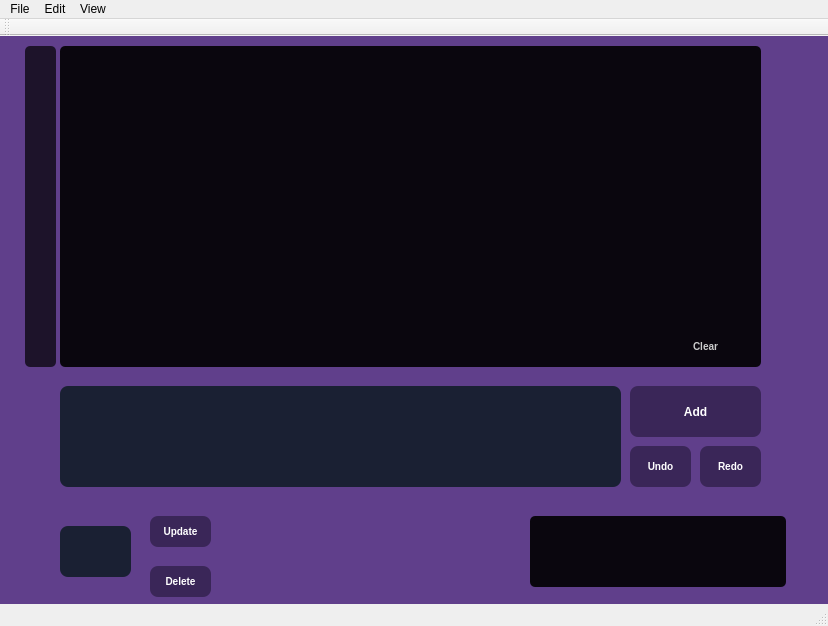
<?xml version="1.0" encoding="UTF-8"?>
<ui version="4.0">
 <class>MiniTexteditor</class>
 <widget class="QMainWindow" name="MiniTexteditor">
  <property name="geometry">
   <rect>
    <x>0</x>
    <y>0</y>
    <width>828</width>
    <height>626</height>
   </rect>
  </property>
  <property name="windowTitle">
   <string>text_editor_UI_test</string>
  </property>
  <property name="styleSheet">
   <string notr="true"/>
  </property>
  <widget class="QWidget" name="centralWidget">
   <widget class="QTextBrowser" name="textBrowser">
    <property name="geometry">
     <rect>
      <x>60</x>
      <y>10</y>
      <width>701</width>
      <height>321</height>
     </rect>
    </property>
    <property name="font">
     <font>
      <family>Yu Gothic UI Semibold</family>
      <pointsize>10</pointsize>
      <bold>true</bold>
     </font>
    </property>
    <property name="styleSheet">
     <string notr="true">
QWidget
{
background-color: #323B36;
	background :rgba(0,0,0,0.9);
	
	border: none;
	border-radius: 5px;
	padding: 5px;
color: #fff;

}
</string>
    </property>
   </widget>
   <widget class="QPlainTextEdit" name="plainTextEdit">
    <property name="geometry">
     <rect>
      <x>60</x>
      <y>350</y>
      <width>561</width>
      <height>101</height>
     </rect>
    </property>
    <property name="cursor" stdset="0">
     <cursorShape>IBeamCursor</cursorShape>
    </property>
    <property name="styleSheet">
     <string notr="true">QWidget
{
	background-color: #323B36;
	background :rgba(0,20,18,184.9);
	border: none;
	border-radius: 8px;
	padding: 5px;
color: #fff;
font-size: 20px;
}</string>
    </property>
   </widget>
   <widget class="QPushButton" name="Add">
    <property name="geometry">
     <rect>
      <x>630</x>
      <y>350</y>
      <width>131</width>
      <height>51</height>
     </rect>
    </property>
    <property name="cursor">
     <cursorShape>PointingHandCursor</cursorShape>
    </property>
    <property name="styleSheet">
     <string notr="true">QPushButton
{

	background-color: #B9A7BB;
background :rgba(0,0,10,100);
	color: #fff;
	font-size: 12px;
	font-weight: bold;
	border: none;
	border-radius: 8px;
	padding: 5px;


}
QPushButton::pressed
{
	background-color: qlineargradient(spread:pad, x1:0, y1:0.511, x2:1, y2:0.511, stop:0 rgba(0, 207, 179, 255),stop:1 rgba(70, 255, 230, 255));

}
QPushButton::hover
{
		background-color: #6d286e;

}</string>
    </property>
    <property name="text">
     <string>Add</string>
    </property>
   </widget>
   <widget class="QPushButton" name="Undo">
    <property name="geometry">
     <rect>
      <x>630</x>
      <y>410</y>
      <width>61</width>
      <height>41</height>
     </rect>
    </property>
    <property name="cursor">
     <cursorShape>PointingHandCursor</cursorShape>
    </property>
    <property name="styleSheet">
     <string notr="true">QPushButton
{
	background-color: #B9A7BB;
background :rgba(0,0,10,100);
	color: #fff;
	font-size: 10px;
	font-weight: bold;
	border: none;
	border-radius: 8px;
	padding: 5px;

}
QPushButton::pressed
{
	background-color: qlineargradient(spread:pad, x1:0, y1:0.511, x2:1, y2:0.511, stop:0 rgba(0, 207, 179, 255),stop:1 rgba(70, 255, 230, 255));

}
QPushButton::hover
{
		background-color: #6d286e;

}</string>
    </property>
    <property name="text">
     <string>Undo</string>
    </property>
   </widget>
   <widget class="QPushButton" name="Redo">
    <property name="geometry">
     <rect>
      <x>700</x>
      <y>410</y>
      <width>61</width>
      <height>41</height>
     </rect>
    </property>
    <property name="cursor">
     <cursorShape>PointingHandCursor</cursorShape>
    </property>
    <property name="styleSheet">
     <string notr="true">QPushButton
{
	background-color: #B9A7BB;
background :rgba(0,0,10,100);
	color: #fff;
	font-size: 10px;
	font-weight: bold;
	border: none;
	border-radius: 8px;
	padding: 5px;

}
QPushButton::pressed
{
	background-color: qlineargradient(spread:pad, x1:0, y1:0.511, x2:1, y2:0.511, stop:0 rgba(0, 207, 179, 255),stop:1 rgba(70, 255, 230, 255));

}
QPushButton::hover
{
	background-color: #6d286e;

}</string>
    </property>
    <property name="text">
     <string>Redo</string>
    </property>
   </widget>
   <widget class="QTextEdit" name="textEdit">
    <property name="geometry">
     <rect>
      <x>60</x>
      <y>490</y>
      <width>71</width>
      <height>51</height>
     </rect>
    </property>
    <property name="cursor" stdset="0">
     <cursorShape>IBeamCursor</cursorShape>
    </property>
    <property name="styleSheet">
     <string notr="true">
QWidget
{
	background-color: #323B36;
	background :rgba(0,20,18,184.9);
	border: none;
	border-radius: 8px;
	padding: 5px;
    color: #fff;
}
</string>
    </property>
   </widget>
   <widget class="QPushButton" name="clear">
    <property name="geometry">
     <rect>
      <x>660</x>
      <y>300</y>
      <width>91</width>
      <height>21</height>
     </rect>
    </property>
    <property name="styleSheet">
     <string notr="true">QPushButton
{
	background-color: #8733ff;
background :rgba(0,0,0,0);
	color: #CCC;
	font-size: 10px;

	font-weight: bold;
	border: none;
	border-radius: 8px;
	padding: 5px;

}
QPushButton::pressed
{
	background-color: qlineargradient(spread:pad, x1:0, y1:0.511, x2:1, y2:0.511, stop:0 rgba(0, 207, 179, 255),stop:1 rgba(70, 255, 230, 255));

}
QPushButton::hover
{
	color: #fff;

}</string>
    </property>
    <property name="text">
     <string>Clear</string>
    </property>
   </widget>
   <widget class="QPushButton" name="Delete">
    <property name="geometry">
     <rect>
      <x>150</x>
      <y>530</y>
      <width>61</width>
      <height>31</height>
     </rect>
    </property>
    <property name="cursor">
     <cursorShape>PointingHandCursor</cursorShape>
    </property>
    <property name="styleSheet">
     <string notr="true">QPushButton
{
	background-color: #B9A7BB;
background :rgba(0,0,10,100);
	color: #fff;
	font-size: 10px;
	font-weight: bold;
	border: none;
	border-radius: 8px;
	padding: 5px;

}
QPushButton::pressed
{
	background-color: qlineargradient(spread:pad, x1:0, y1:0.511, x2:1, y2:0.511, stop:0 rgba(0, 207, 179, 255),stop:1 rgba(70, 255, 230, 255));

}
QPushButton::hover
{
	background-color: #6d286e;

}</string>
    </property>
    <property name="text">
     <string>Delete</string>
    </property>
   </widget>
   <widget class="QPushButton" name="Update">
    <property name="geometry">
     <rect>
      <x>150</x>
      <y>480</y>
      <width>61</width>
      <height>31</height>
     </rect>
    </property>
    <property name="cursor">
     <cursorShape>PointingHandCursor</cursorShape>
    </property>
    <property name="styleSheet">
     <string notr="true">QPushButton
{
		background-color: #B9A7BB;
background :rgba(0,0,10,100);
	color: #fff;
	font-size: 10px;
	font-weight: bold;
	border: none;
	border-radius: 8px;
	padding: 5px;

}
QPushButton::pressed
{
	background-color: qlineargradient(spread:pad, x1:0, y1:0.511, x2:1, y2:0.511, stop:0 rgba(0, 207, 179, 255),stop:1 rgba(70, 255, 230, 255));

}
QPushButton::hover
{
		background-color: #6d286e;

}</string>
    </property>
    <property name="text">
     <string>Update</string>
    </property>
   </widget>
   <widget class="QLabel" name="label">
    <property name="geometry">
     <rect>
      <x>-60</x>
      <y>-40</y>
      <width>891</width>
      <height>611</height>
     </rect>
    </property>
    <property name="styleSheet">
     <string notr="true">QWidget
{
	background-color: #603F8B

}</string>
    </property>
    <property name="text">
     <string/>
    </property>
    <property name="pixmap">
     <pixmap>../../../Desktop/New folder/fin21al.jpg</pixmap>
    </property>
    <property name="scaledContents">
     <bool>true</bool>
    </property>
   </widget>
   <widget class="QTextBrowser" name="textBrowser_2">
    <property name="geometry">
     <rect>
      <x>530</x>
      <y>480</y>
      <width>256</width>
      <height>71</height>
     </rect>
    </property>
    <property name="font">
     <font>
      <family>Yu Gothic UI Semibold</family>
      <pointsize>16</pointsize>
      <bold>true</bold>
     </font>
    </property>
    <property name="cursor" stdset="0">
     <cursorShape>ArrowCursor</cursorShape>
    </property>
    <property name="styleSheet">
     <string notr="true">
QWidget
{
background-color: #323B36;
	background :rgba(0,0,0,0.9);
	
	border: none;
	border-radius: 5px;
	padding: 5px;
color: #fff;

}
</string>
    </property>
   </widget>
   <widget class="QTextBrowser" name="lineCount">
    <property name="geometry">
     <rect>
      <x>25</x>
      <y>10</y>
      <width>31</width>
      <height>321</height>
     </rect>
    </property>
    <property name="font">
     <font>
      <family>Yu Gothic UI Semibold</family>
      <pointsize>12</pointsize>
      <bold>true</bold>
     </font>
    </property>
    <property name="styleSheet">
     <string notr="true">
QWidget
{
background-color: #323B36;
	background :rgba(0,0,0,0.7);
	
	border: none;
	border-radius: 5px;
	padding: 5px;
color: #fff;

}
</string>
    </property>
   </widget>
   <zorder>label</zorder>
   <zorder>textBrowser</zorder>
   <zorder>plainTextEdit</zorder>
   <zorder>Add</zorder>
   <zorder>Undo</zorder>
   <zorder>Redo</zorder>
   <zorder>textEdit</zorder>
   <zorder>clear</zorder>
   <zorder>Delete</zorder>
   <zorder>Update</zorder>
   <zorder>textBrowser_2</zorder>
   <zorder>lineCount</zorder>
  </widget>
  <widget class="QMenuBar" name="menuBar">
   <property name="geometry">
    <rect>
     <x>0</x>
     <y>0</y>
     <width>828</width>
     <height>22</height>
    </rect>
   </property>
   <widget class="QMenu" name="menuFile">
    <property name="title">
     <string>File</string>
    </property>
    <addaction name="actionNew_project"/>
    <addaction name="actionOpen_project"/>
    <addaction name="actionSave_as"/>
    <addaction name="separator"/>
    <addaction name="actionNew_window"/>
    <addaction name="actionClose_window"/>
    <addaction name="separator"/>
    <addaction name="actionExit"/>
   </widget>
   <widget class="QMenu" name="menuEdit">
    <property name="title">
     <string>Edit</string>
    </property>
    <addaction name="actionCopy"/>
    <addaction name="actionCut"/>
    <addaction name="actionPaste"/>
    <addaction name="separator"/>
    <addaction name="actionSort_line"/>
   </widget>
   <widget class="QMenu" name="menuView">
    <property name="title">
     <string>View</string>
    </property>
    <addaction name="actionSearch"/>
    <addaction name="separator"/>
    <addaction name="actionSpell_check"/>
    <addaction name="separator"/>
    <addaction name="actionShow_line"/>
    <addaction name="separator"/>
    <addaction name="actionFind_and_replace"/>
   </widget>
   <addaction name="menuFile"/>
   <addaction name="menuEdit"/>
   <addaction name="menuView"/>
  </widget>
  <widget class="QToolBar" name="mainToolBar">
   <attribute name="toolBarArea">
    <enum>TopToolBarArea</enum>
   </attribute>
   <attribute name="toolBarBreak">
    <bool>false</bool>
   </attribute>
  </widget>
  <widget class="QStatusBar" name="statusBar"/>
  <action name="actionNew_project">
   <property name="text">
    <string>New project</string>
   </property>
  </action>
  <action name="actionOpen_project">
   <property name="text">
    <string>Open project</string>
   </property>
  </action>
  <action name="actionSave_as">
   <property name="text">
    <string>Save as</string>
   </property>
  </action>
  <action name="actionPrint">
   <property name="text">
    <string>Print</string>
   </property>
  </action>
  <action name="actionNew_window">
   <property name="text">
    <string>New window</string>
   </property>
  </action>
  <action name="actionClose_window">
   <property name="text">
    <string>Close window</string>
   </property>
  </action>
  <action name="actionExit">
   <property name="text">
    <string>Exit</string>
   </property>
  </action>
  <action name="actionUndo">
   <property name="text">
    <string>Undo</string>
   </property>
  </action>
  <action name="actionRedo">
   <property name="text">
    <string>Redo</string>
   </property>
  </action>
  <action name="actionCopy">
   <property name="text">
    <string>Copy</string>
   </property>
  </action>
  <action name="actionPaste">
   <property name="text">
    <string>Paste</string>
   </property>
  </action>
  <action name="actionSplit_view">
   <property name="text">
    <string>Split view</string>
   </property>
  </action>
  <action name="actionSort_line">
   <property name="text">
    <string>Sort line</string>
   </property>
  </action>
  <action name="actionUnique">
   <property name="text">
    <string>Unique</string>
   </property>
  </action>
  <action name="actionReverse">
   <property name="text">
    <string>Reverse</string>
   </property>
  </action>
  <action name="actionHide_minimap">
   <property name="text">
    <string>Hide minimap</string>
   </property>
  </action>
  <action name="actionHide_sidebar">
   <property name="text">
    <string>Hide sidebar</string>
   </property>
  </action>
  <action name="actionOptions">
   <property name="text">
    <string>Options</string>
   </property>
  </action>
  <action name="actionSearch">
   <property name="text">
    <string>Search</string>
   </property>
  </action>
  <action name="actionExpand_Selection">
   <property name="text">
    <string>Expand Selection</string>
   </property>
  </action>
  <action name="actionFind">
   <property name="text">
    <string>Find</string>
   </property>
  </action>
  <action name="actionFind_Replace">
   <property name="text">
    <string>Find &amp; Replace</string>
   </property>
  </action>
  <action name="actionCut">
   <property name="text">
    <string>Cut</string>
   </property>
  </action>
  <action name="actionSpell_check">
   <property name="text">
    <string>Spell check</string>
   </property>
  </action>
  <action name="actionShow_line">
   <property name="text">
    <string>Show line</string>
   </property>
  </action>
  <action name="actionFine_Replace">
   <property name="text">
    <string>Replace</string>
   </property>
  </action>
  <action name="actionFind_and_replace">
   <property name="text">
    <string>Find and replace</string>
   </property>
  </action>
 </widget>
 <layoutdefault spacing="6" margin="11"/>
 <resources>
  <include location="text_editor_UI_test.qrc"/>
 </resources>
 <connections/>
</ui>
